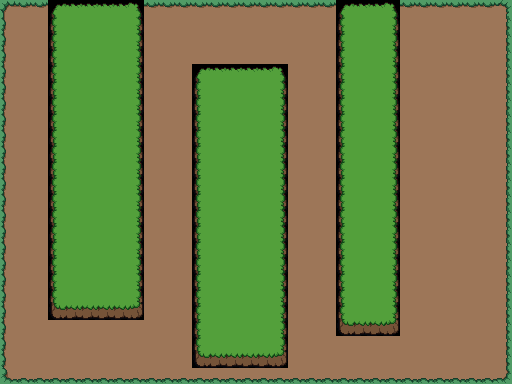

Below is a game level as drawn by its tile map, then a one-line description and the .tmx file that defines it, in full:
An orthogonal 32x24 tile map with 16x16 px tiles, 1 tile layer (Tile Layer 1).

<map version="1.10" tiledversion="1.11.0" orientation="orthogonal" renderorder="right-down" width="32" height="24" tilewidth="16" tileheight="16" infinite="0" nextlayerid="4" nextobjectid="1">
 <editorsettings>
  <export target="test_map.csv" format="csv" />
 </editorsettings>
 <tileset firstgid="1" source="plains.tsx" />
 <layer id="1" name="Tile Layer 1" width="32" height="24">
  <data encoding="csv">
2,3,3,26,27,27,27,27,28,3,3,3,3,3,3,3,3,3,3,3,3,26,27,27,28,3,3,3,3,3,3,4,
8,9,9,32,33,33,33,33,34,9,9,9,9,9,9,9,9,9,9,9,9,32,33,33,34,9,9,9,9,9,9,10,
8,9,9,32,33,33,33,33,34,9,9,9,9,9,9,9,9,9,9,9,9,32,33,33,34,9,9,9,9,9,9,10,
8,9,9,32,33,33,33,33,34,9,9,9,9,9,9,9,9,9,9,9,9,32,33,33,34,9,9,9,9,9,9,10,
8,9,9,32,33,33,33,33,34,9,9,9,26,27,27,27,27,28,9,9,9,32,33,33,34,9,9,9,9,9,9,10,
8,9,9,32,33,33,33,33,34,9,9,9,32,33,33,33,33,34,9,9,9,32,33,33,34,9,9,9,9,9,9,10,
8,9,9,32,33,33,33,33,34,9,9,9,32,33,33,33,33,34,9,9,9,32,33,33,34,9,9,9,9,9,9,10,
8,9,9,32,33,33,33,33,34,9,9,9,32,33,33,33,33,34,9,9,9,32,33,33,34,9,9,9,9,9,9,10,
8,9,9,32,33,33,33,33,34,9,9,9,32,33,33,33,33,34,9,9,9,32,33,33,34,9,9,9,9,9,9,10,
8,9,9,32,33,33,33,33,34,9,9,9,32,33,33,33,33,34,9,9,9,32,33,33,34,9,9,9,9,9,9,10,
8,9,9,32,33,33,33,33,34,9,9,9,32,33,33,33,33,34,9,9,9,32,33,33,34,9,9,9,9,9,9,10,
8,9,9,32,33,33,33,33,34,9,9,9,32,33,33,33,33,34,9,9,9,32,33,33,34,9,9,9,9,9,9,10,
8,9,9,32,33,33,33,33,34,9,9,9,32,33,33,33,33,34,9,9,9,32,33,33,34,9,9,9,9,9,9,10,
8,9,9,32,33,33,33,33,34,9,9,9,32,33,33,33,33,34,9,9,9,32,33,33,34,9,9,9,9,9,9,10,
8,9,9,32,33,33,33,33,34,9,9,9,32,33,33,33,33,34,9,9,9,32,33,33,34,9,9,9,9,9,9,10,
8,9,9,32,33,33,33,33,34,9,9,9,32,33,33,33,33,34,9,9,9,32,33,33,34,9,9,9,9,9,9,10,
8,9,9,32,33,33,33,33,34,9,9,9,32,33,33,33,33,34,9,9,9,32,33,33,34,9,9,9,9,9,9,10,
8,9,9,32,33,33,33,33,34,9,9,9,32,33,33,33,33,34,9,9,9,32,33,33,34,9,9,9,9,9,9,10,
8,9,9,32,33,33,33,33,34,9,9,9,32,33,33,33,33,34,9,9,9,32,33,33,34,9,9,9,9,9,9,10,
8,9,9,38,39,39,39,39,40,9,9,9,32,33,33,33,33,34,9,9,9,32,33,33,34,9,9,9,9,9,9,10,
8,9,9,9,9,9,9,9,9,9,9,9,32,33,33,33,33,34,9,9,9,38,39,39,40,9,9,9,9,9,9,10,
8,9,9,9,9,9,9,9,9,9,9,9,32,33,33,33,33,34,9,9,9,9,9,9,9,9,9,9,9,9,9,10,
8,9,9,9,9,9,9,9,9,9,9,9,38,39,39,39,39,40,9,9,9,9,9,9,9,9,9,9,9,9,9,10,
14,15,15,15,15,15,15,15,15,15,15,15,15,15,15,15,15,15,15,15,15,15,15,15,15,15,15,15,15,15,15,16
</data>
 </layer>
 <objectgroup id="3" name="Object Layer 1" />
</map>
